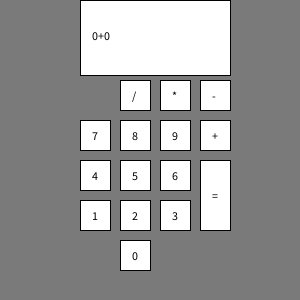
Frame 1 (no input)
Frame 60 (the mouse pressed at the canvas centre just before this capture): identical to frame 1, image omitted
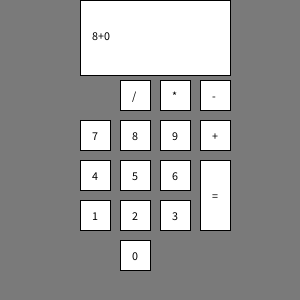
Frame 120 (the mouse held since frame 60 and released just before this capture)

The Processing sketch that drew these frames (run headless with seeded random() and noise(); from frame 60 on, the mouse is pressed at the canvas centre):

// Processing sketch: Week_9_mini_ex
// ── Week_9_mini_ex.pde
/** Assignment from AP Class
Week 9 Mini Ex - A Calculator
A kind of unorthodox calculator that works a tad differently than it normally would
as you normally would have a function for each calculation and return the value
6th March, 2016
**/

int rectX[]; // The buttons' x values
int rectY[]; // The buttons' y values
int bSize = 30; // Size of the buttons
String firstVal = "0"; // First value in calculation (First number)
String secondVal = "0"; // Second value (second number)
float result = 0; // The result, we make it a float so division works too
int calc = 1; // What calculation is being done.
boolean valC = false; // Is først value calculated?
boolean resOK = false; // Should the result be shown?
float bMidX = bSize/2.5; // X's mid on button
float bMidY = bSize/1.5; // Y's mid on button
String hvadErDet = "+"; // What's been pressed? (+,-,*,/)

// Now we set everything up
void setup() {
  size(300, 300);
  // Here we make the rectangles x values.
  rectX = new int[100];
  rectX[1] = 80;
  // Here the y values.
  rectY = new int[100];
  rectY[1] = 200;
}

// Now we draw
void draw() {
  // Background color is gray
  background(122);
  // We draw the buttons now
  drawButtons();
}

// Function to draw the buttons
void drawButtons() {
  // Draw the buttons to press
  fill(255);
  // Here we draw 9 buttons from 1-9 (we ignore 0 because it gets a unique pos)
  for (int i = 1; i <= 9; i++) {
    // If the rectangle's X value is lower than or equal to 160
    if (rectX[i] <= 160) {
      // Make the next value the value of the current value, plus 40
      // This is to make sure the button is slightly more to the right than the
      // previous button
      rectX[i+1] = rectX[i] + 40;
      // Make Y value the same Y value. (See below for exemption)
      rectY[i+1] = rectY[i];
      // Now we make rectangles
      rect(rectX[i], rectY[i], bSize, bSize);
      fill(0);
      // If i is lower than or equal to 9
      // we make text on the buttons, right in the center.
      if (i <= 9) {
        text(i, rectX[i]+(bSize/2.5), rectY[i]+(bSize/1.5));
      }
      fill(255);
    } else {
      // if the rectangle's x value is bigger than 160, we make it 80 so we start over
      rectX[i] = 80;
      // we decrement i by 1, this is to make sure we don't skip this number,
      // after all, this too needs to get added. If we were to not include this
      // it would ignore one button each time, and therefore we'd only have ~6 buttons.
      i = i-1;
      // here we make the buttons increase a bit.
      rectY[i+1] = rectY[i] - 40;
    }
  }
  // These buttons a bit unorthodox, so we'll have to create them manually
  // Equal
  rect(200, 160, bSize, bSize*2+10);
  fill(0);
  text("=", 200+bMidX, 160+bMidY*2);
  fill(255);
  // Minus
  rect(200, 80, bSize, bSize);
  fill(0);
  text("-", 200+bMidX, 80+bMidY);
  fill(255);
  // Plus
  rect(200, 120, bSize, bSize);
  fill(0);
  text("+", 200+bMidX, 120+bMidY);
  fill(255);
  // 0
  rect(120, 240, bSize, bSize);
  fill(0);
  text("0", 120+bMidX, 240+bMidY);
  fill(255);
  // Times
  rect(160, 80, bSize, bSize);
  fill(0);
  text("*", 160+bMidX, 80+bMidY);
  fill(255);
  // Divide
  rect(120, 80, bSize, bSize);
  fill(0);
  text("/", 120+bMidX, 80+bMidY);
  fill(255);
  // Result screen
  // This is where we show our result value
  rect(80, 0, bSize*5, bSize*2.5);
  fill(0);
  // If value should not be shown, we should rather show what is being calculated
  // right now.
  if (!resOK) {
    text(firstVal + "" + hvadErDet + "" + secondVal, 80+bMidX, 0+bMidY*2);
  } else {
    // Else we show the result that is calculated.
    text(result, 80+bMidX*5.25, 0+bMidY*2);
  }
  fill(255);
}

// If mouse is pressed.
void mousePressed() {
  // Check every button so we know what is being clicked
  for (int i = 0; i <= 9; i++) {
    // We call the overRect function, I have used this function before
    // but you can scroll down to the function to read an explanation of it
    if (overRect(rectX[i], rectY[i], bSize, bSize)) {
      // if first value is not done yet, and its length is lower than 9.
      // I use valC to allow people to use more than just one number.
      // With this, they can put numbers up till 9 in length.
      if (!valC && firstVal.length() < 9) {
        // if the first value is 0, we should replace it so it doesn't become
        // 09999 for example, instead of 9999.
        if (firstVal == "0") {
          firstVal = str(i);
        } else {
          // but if first value is not 0, we just add numbers onto.
          firstVal += i;
        }
        // Make sure result should not be shown.
        resOK = false;
        // else if valC is true (allows us to change to second number)
      } else if (valC && secondVal.length() < 9) {
        // we do the same here, not much to say.
        if (secondVal == "0") {
          secondVal = str(i);
        } else {
          secondVal += i;
        }
      }
    }
    // If the 0 button is being clicked
    if (overRect(120, 240, bSize, bSize)) {
      // if valC is false (to make sure to add to first value)
      // and firstValue is not already 0
      // we add a 0 to first value.
      if (!valC && firstVal != "0") {
        firstVal += "0";
        break;
        // we add a 0 to second value
      } else if (valC && secondVal != "0") {
        secondVal += "0";
        break;
      }
    }
  }
  // if the mouse is over + and is clicked, we call the value function
  // with the value 1
  if (overRect(200, 120, bSize, bSize)) {
    value(1);
  }
  // if the mouse is over = and is clicked, we call the calculate function
  if (overRect(200, 160, bSize, bSize*2+10)) {
    calculate();
  }
  // call value function 2 if over -
  if (overRect(200, 80, bSize, bSize)) {
    value(2);
  }
  // call value function 3 if over *
  if (overRect(160, 80, bSize, bSize)) {
    value(3);
  }
  // call value function 4 if over /
  if (overRect(120, 80, bSize, bSize)) {
    value(4);
  }
}

// This checks if the mouse is above a certain place.
// I use x and y for the mouse values, which means it checks
// if x and y is inbetween width and height (which here means
// the values that are sent, aka if you send it 100 and 200
// it checks if the mouse is inbetween 100 and 200, then returns
// true.)
boolean overRect(int x, int y, int width, int height) {
  if (mouseX >= x && mouseX <= x+width && 
    mouseY >= y && mouseY <= y+height) {
    return true;
  } else {
    return false;
  }
}

// this is our value function, we use mode as a check
// to see what we should be calculating and what mode
// we're running.
void value(int mode) {
  // calc is set to mode
  calc = mode;
  // valC is set to true so second value should be changed instead
  // of first value.
  valC = true;
  // this is a switch statement
  // its kind of a long if statement.
  // cases mean if mode is 1 we do one thing
  // but if mode is 2 we do another
  // we break so it doesn't continue
  switch(mode) {
  // if mode is 1
  case 1:
    // set hvadErDet to "+" so it shows "+" instead of something else
    hvadErDet = "+";
    // break it, so it doesn't do every other case too.
    break;
  case 2:
    hvadErDet = "-";
    break;
  case 3:
    hvadErDet = "*";
    break;
  case 4:
    hvadErDet = "/";
    break;
  }
  // if resOK is true
  if (resOK) {
    // set it to false
    resOK = false;
    // set first value to result, this means if you have calculated something
    // say 2+2, and click plus again. It allows you to continue your calculation
    // so you can do 4+2 instead of having to type that in. You just click
    // plus, then click your new number.
    firstVal = str(result);
    // set valC to true, so we change second value.
    valC = true;
  }
}

// here we calculate.
void calculate() {
  // another switch statement, look above for explanation for switch statements
  switch(calc) {
  // since we start at 1 and above, 0 should never happen, if it does
  // we catch an error and tell the user that an error has happened.
  case 0:
    println("ERROR");
    break;
  // if calc is 1, set result to be the first value plus the second value.
  // we continue this downwards with different calculations.
  case 1:
    result = int(firstVal) + int(secondVal);
    break;
  case 2:
    result = int(firstVal) - int(secondVal);
    break;
  case 3:
    result = int(firstVal) * int(secondVal);
    break;
  // here we float instead of int, because we want decimal numbers.
  case 4:
    result = float(firstVal) / float(secondVal);
    break;
  }
  // set first value to 0
  firstVal = "0";
  // set second value to 0
  secondVal = "0";
  // show result
  resOK = true;
  // set valC to false, so first number will be edited if someone is changing something
  valC = false;
}
